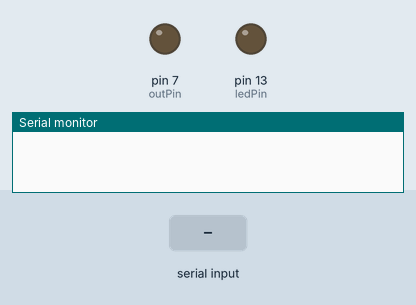
The sketch below on a simulated Arduino Uno, built with avr-gcc and run on an emulated ATmega328P. On the bench: output pins drawn as LEDs (lit = HIGH), the last lines printed to the serial monitor. The inputs (shaded band) are chosen by the test bench.

Above: at 1.2 s.
1.3 s: "s" received over Serial
At 2.8 s:
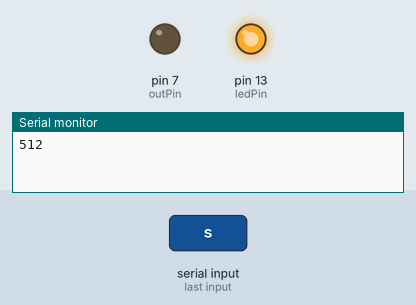
3.8 s: "h" received over Serial
At 5.9 s:
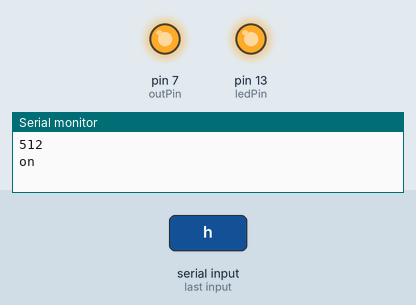
6.2 s: "." received over Serial
At 8.5 s:
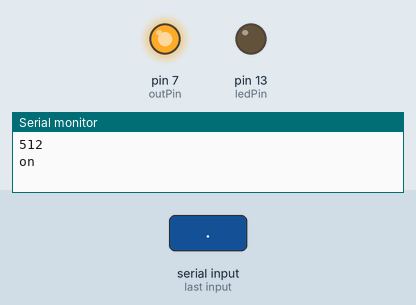
8.9 s: "-" received over Serial
At 10.4 s:
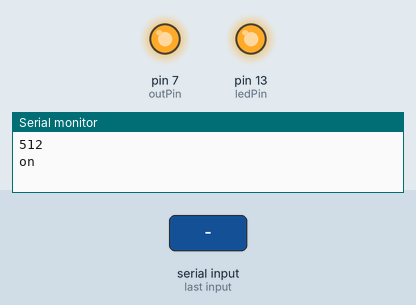
Timing chart, 0 to 12.1 s (numbered marks = the images above; inputs shaded):
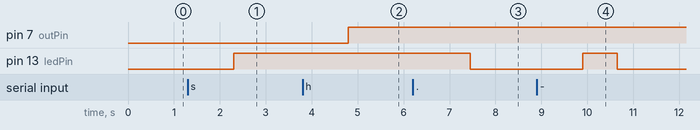

The sketch:

morse-sender-k12306763.ino
```cpp
int sensorPin = A0;    // select the input pin
int outPin = 7;      // select the pin for the output
int ledPin = 13; // visual command indicator

void setup() {
  Serial.begin(115200);   // initialize serial communication at 115200 bits per second to match that of the python script
  pinMode(outPin, OUTPUT);
  digitalWrite(outPin, LOW);

#if 0
  pinMode(inputPin, INPUT_PULLUP);
  pinMode(inputPin, INPUT);
  int val = digitalRead(inputPin);
#endif

  pinMode(ledPin, OUTPUT);
  digitalWrite(ledPin, LOW);
}

void loop() {
  if (Serial.available()) {
    String data = Serial.readString();  // read the entire string from the serial buffer

    for (int i = 0; i < data.length(); i++) {
      char c = data.charAt(i);

      switch (c) {
        case '.':
          blink(1);  // Kurz
          break;
        case '-':
          blink(3);  // Lang
          break;
        case ' ':
          delay(3 * 250);  // Wortabstand (3 Mal den Kurzzeitraum)
          break;
        case 's':
          digitalWrite(ledPin, !digitalRead(ledPin));
          Serial.println(analogRead(sensorPin));
          Serial.flush();
          delay(1);        // delay in between reads for stability
          break;
        case 'h':
          digitalWrite(outPin, HIGH);
          digitalWrite(ledPin, HIGH);
          Serial.println("on");
          Serial.flush();
          delay(1);        // delay in between reads for stability
          break;
        case 'l':
          Serial.println("off");
          Serial.flush();
          digitalWrite(ledPin, HIGH);
          digitalWrite(outPin, LOW);
          delay(100);
          digitalWrite(ledPin, LOW);
          delay(100);
          break;
        default:
          break;
      }
      delay(250);  // Kurzzeitraum zwischen Morsezeichen
    }
  }
}

void blink(int units) {
  digitalWrite(ledPin, HIGH);  // LED einschalten
  delay(units * 250);  // Länge basierend auf Morse-Code-Einheiten (250 Millisekunden pro Einheit)
  digitalWrite(ledPin, LOW);   // LED ausschalten
  delay(100);  // Verzögerung nach dem Blinken
}
```

Measured:
- after the input at 1.3 s, pin 13 (ledPin): LOW → HIGH after 1.0 s
- after the input at 3.8 s, pin 7 (outPin): LOW → HIGH after 1.0 s
- after the input at 6.2 s, pin 13 (ledPin): HIGH → LOW after 1.2 s
- after the input at 8.9 s, pin 13 (ledPin): LOW → HIGH after 1.0 s, → LOW 0.75 s later
